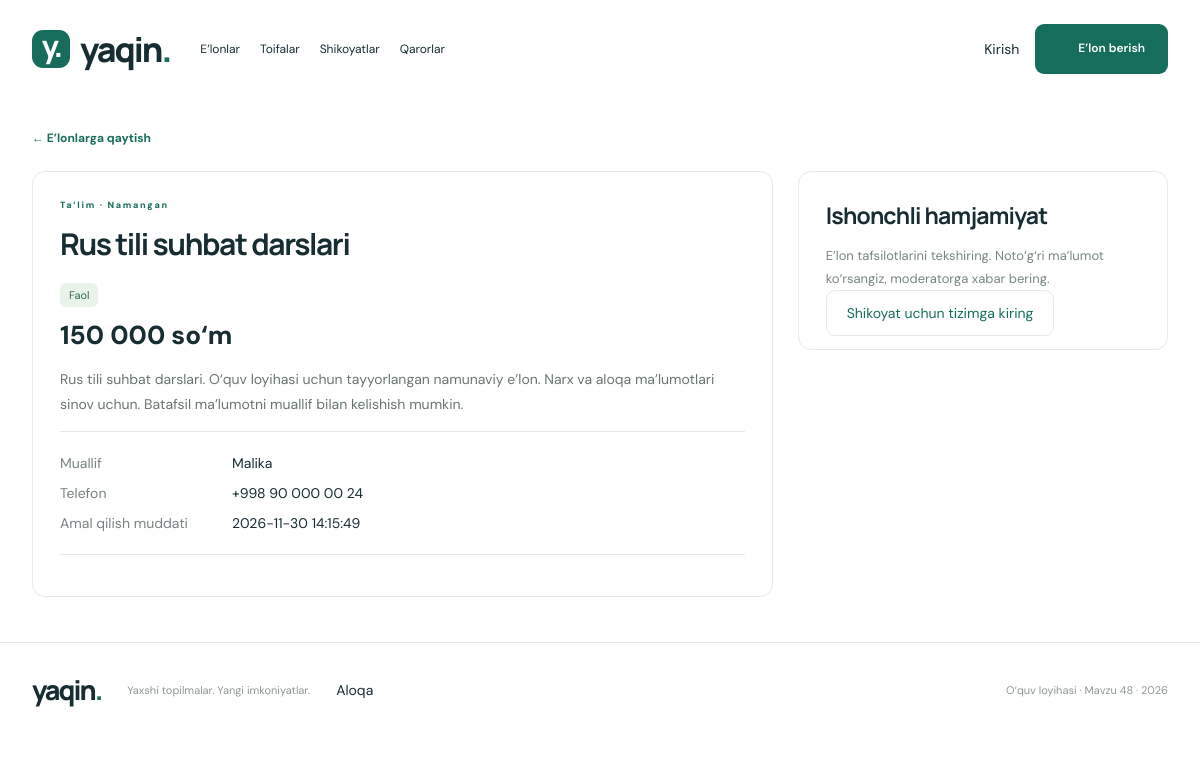
/index.php?route=listing&id=24, run on the app's committed database.
### tables this page shows
CREATE TABLE IF NOT EXISTS listings (id BIGINT UNSIGNED AUTO_INCREMENT PRIMARY KEY,user_id BIGINT UNSIGNED NOT NULL,category_id BIGINT UNSIGNED NOT NULL,title VARCHAR(120) NOT NULL,description TEXT NOT NULL,city VARCHAR(80) NOT NULL,price DECIMAL(14,2) NOT NULL DEFAULT 0,phone VARCHAR(25) NOT NULL,status ENUM('active','expired','blocked','archived') NOT NULL DEFAULT 'active',expires_at DATETIME NOT NULL,created_at DATETIME NOT NULL DEFAULT CURRENT_TIMESTAMP,updated_at DATETIME NOT NULL DEFAULT CURRENT_TIMESTAMP ON UPDATE CURRENT_TIMESTAMP,FOREIGN KEY(user_id) REFERENCES users(id) ON DELETE RESTRICT,FOREIGN KEY(category_id) REFERENCES categories(id) ON DELETE RESTRICT,INDEX listing_filter(category_id,city,status,expires_at),INDEX listing_owner(user_id),CHECK(price>=0));

CREATE TABLE IF NOT EXISTS categories (id BIGINT UNSIGNED AUTO_INCREMENT PRIMARY KEY,name VARCHAR(80) NOT NULL UNIQUE,description VARCHAR(500) NOT NULL,created_at DATETIME NOT NULL DEFAULT CURRENT_TIMESTAMP);

CREATE TABLE IF NOT EXISTS users (id BIGINT UNSIGNED AUTO_INCREMENT PRIMARY KEY,name VARCHAR(80) NOT NULL,email VARCHAR(190) NOT NULL UNIQUE,password_hash VARCHAR(255) NOT NULL,role ENUM('admin','moderator','user') NOT NULL DEFAULT 'user',created_at DATETIME NOT NULL DEFAULT CURRENT_TIMESTAMP);

### app/Core/Controller.php (called while the page is built, shortened)
<?php
abstract class Controller {
 protected Store $store;protected ?array $user;
 public function __construct(){ $this->store=new Store();$this->user=isset($_SESSION['uid'])?$this->store->find('users',(int)$_SESSION['uid']):null; }
 protected function listingAccess(int $id,bool $write=false):array{$x=$this->store->listing($id);if(!$x)throw new HttpError(404,'E’lon topilmadi.');if($write){$u=$this->auth();if($u['role']!=='admin'&&(int)$x['user_id']!==(int)$u['id'])throw new HttpError(403,'Faqat o‘zingizning e’loningizni boshqarishingiz mumkin.');}elseif(!($this->user&&($this->user['role']!=='user'||(int)$x['user_id']===(int)$this->user['id']))&&effective_status($x)!=='active')throw new HttpError(403,'Bu e’lon hozir ochiq emas.');return $x;}
 protected function view(string $view,array $data=[]):void{extract($data,EXTR_SKIP);$user=$this->user;$title=$data['title']??'Yaqin — e’lonlar va xizmatlar';ob_start();require dirname(__DIR__).'/Views/'.$view.'.php';$content=ob_get_clean();require dirname(__DIR__).'/Views/layout.php';}
}

### app/Controllers/CatalogController.php (called while the page is built, shortened)
<?php
final class CatalogController extends Controller {
 public function show():void{$x=$this->listingAccess($this->id());$attachments=[];if($this->user&&($this->user['role']!=='user'||(int)$this->user['id']===(int)$x['user_id']))$attachments=$this->store->run('SELECT * FROM attachments WHERE listing_id=?',[$x['id']])->fetchAll();$this->view('listing',['title'=>$x['title'],'item'=>$x,'attachments'=>$attachments]);}
}

### public/index.php (called while the page is built, shortened)
<?php
require dirname(__DIR__).'/app/Core/helpers.php';
spl_autoload_register(function($class){$prefix='App\\';if(str_starts_with($class,$prefix)){$p=dirname(__DIR__).'/app/'.str_replace('\\','/',substr($class,4)).'.php';if(is_file($p))require $p;}});
require dirname(__DIR__).'/app/Core/Controller.php';
$routes=['listings'=>['CatalogController','index'],'listing'=>['CatalogController','show'],'listing-form'=>['CatalogController','form'],'listing-save'=>['CatalogController','save'],'listing-delete'=>['CatalogController','delete'],'listing-extend'=>['CatalogController','extend'],'listing-expire'=>['CatalogController','expire'],'categories'=>['CatalogController','categories'],'category'=>['CatalogController','category'],'category-form'=>['CatalogController','categoryForm'],'category-save'=>['CatalogController','categorySave'],'category-delete'=>['CatalogController','categoryDelete'],'complaints'=>['CatalogController','complaints'],'complaint-create'=>['CatalogController','complain'],'complaint-decide'=>['CatalogController','decide'],'decisions'=>['CatalogController','decisions'],'export'=>['CatalogController','export'],'contact'=>['CatalogController','contact'],'login'=>['AuthController','login'],'register'=>['AuthController','register'],'logout'=>['AuthController','logout'],'users'=>['AuthController','users'],'user-role'=>['AuthController','role'],'files'=>['FileController','index'],'file-upload'=>['FileController','upload'],'file-delete'=>['FileController','delete'],'file-download'=>['FileController','download']];
try{$route=is_string($_GET['route']??null)?$_GET['route']:'listings';if(!isset($routes[$route]))throw new App\Core\HttpError(404,'Bunday sahifa topilmadi.');[$class,$action]=$routes[$route];$class='App\\Controllers\\'.$class;(new $class())->$action();}
catch(Throwable $ex){$code=$ex instanceof App\Core\HttpError?$ex->status:500;http_response_code($code);if($code===405)header('Allow: POST');if($code===500)error_log('Request failed: '.$ex::class.' code '.$ex->getCode());$title='So‘rov bajarilmadi';$message=$code===500?'Texnik xato yuz berdi. Sozlamalar va baza ulanishini tekshiring.':$ex->getMessage();$user=null;ob_start();require dirname(__DIR__).'/app/Views/error.php';$content=ob_get_clean();require dirname(__DIR__).'/app/Views/layout.php';}

### app/Models/Store.php (called while the page is built, shortened)
<?php
final class Store {
 public PDO $db;
 public function __construct(){$this->db=Database::connection();}
 public function run(string $sql,array $values=[]):\PDOStatement{$q=$this->db->prepare($sql);$q->execute($values);return $q;}
 public function listing(int $id):?array{return $this->run('SELECT l.*,c.name category_name,u.name owner_name FROM listings l JOIN categories c ON c.id=l.category_id JOIN users u ON u.id=l.user_id WHERE l.id=?',[$id])->fetch()?:null;}
}

### config/config.php (called while the page is built, shortened)
<?php
return ['db'=>['host'=>getenv('DB_HOST')?:'127.0.0.1','port'=>getenv('DB_PORT')?:'3306','name'=>getenv('DB_NAME')?:'yaqin_course','user'=>getenv('DB_USER')?:'root','pass'=>getenv('DB_PASS')?:''], 'smtp'=>['host'=>getenv('SMTP_HOST')?:'127.0.0.1','port'=>(int)(getenv('SMTP_PORT')?:1025),'from'=>getenv('SMTP_FROM')?:'noreply@yaqin.test','to'=>getenv('SMTP_TO')?:'admin@yaqin.test']];

### app/Core/Database.php (called while the page is built, shortened)
<?php
final class Database {
 public static function connection():PDO { if(self::$pdo)return self::$pdo;$c=(require dirname(__DIR__,2).'/config/config.php')['db'];return self::$pdo=new PDO("mysql:host={$c['host']};port={$c['port']};dbname={$c['name']};charset=utf8mb4",$c['user'],$c['pass'],[PDO::ATTR_ERRMODE=>PDO::ERRMODE_EXCEPTION,PDO::ATTR_DEFAULT_FETCH_MODE=>PDO::FETCH_ASSOC,PDO::ATTR_EMULATE_PREPARES=>false]); }
}

### app/Views/listing.php (the view, shortened to what this page needs)
<section class="page"><a class="text-button" href="<?=url()?>">← E’lonlarga qaytish</a><div class="detail-grid"><article class="panel"><div class="eyebrow small"><?=e($item['category_name'])?> · <?=e($item['city'])?></div><h1><?=e($item['title'])?></h1><span class="status"><?=status_label(effective_status($item))?></span><div class="detail-price"><?=money($item['price'])?></div><p class="detail-description"><?=e($item['description'])?></p><dl><dt>Muallif</dt><dd><?=e($item['owner_name'])?></dd><dt>Telefon</dt><dd><?=e($item['phone'])?></dd><dt>Amal qilish muddati</dt><dd><?=e($item['expires_at'])?></dd></dl></article><aside class="panel"><h2>Ishonchli hamjamiyat</h2><p class="muted">E’lon tafsilotlarini tekshiring. Noto‘g‘ri ma’lumot ko‘rsangiz, moderatorga xabar bering.</p><?php if($user&&$user['id']!=$item['user_id']&&effective_status($item)==='active'):?><form class="app-form" method="post" action="<?=url('complaint-create')?>" data-validate><?=csrf()?><input type="hidden" name="listing_id" value="<?=$item['id']?>"><label>Shikoyat sababi<textarea name="reason" required minlength="15" maxlength="2000" rows="4"></textarea></label><button class="secondary">Shikoyat yuborish</button></form><?php elseif(!$user):?><a class="secondary" href="<?=url('login')?>">Shikoyat uchun tizimga kiring</a><?php endif?></aside></div>
</section>

### public/assets/styles.css (style rules this page uses)
:root { --ink:#182d32;--muted:#798384;--green:#176d5b;--cream:#f6f5ef;--line:#e7e9e5 }
* { box-sizing:border-box }
html { scroll-behavior:smooth }
body { margin:0;background:#fff;color:var(--ink);font-family:'DM Sans',Arial,sans-serif;font-size:14px }
button,a,select { -webkit-tap-highlight-color:transparent }
button,a,input,select,textarea { outline-offset:4px }
a { color:inherit;text-decoration:none }
.eyebrow { display:flex;align-items:center;gap:8px;letter-spacing:2px;font-size:10px;font-weight:800;color:var(--green) }
h1,h2,h3 { font-family:Manrope,Arial,sans-serif }
h1 { font-size:49px;line-height:1.17;letter-spacing:-2.5px;margin:17px 0 }
h2 { font-size:23px;letter-spacing:-.8px;margin:0 }
.text-button { color:var(--green);background:none;font-size:12px;font-weight:700 }
.small { font-size:9px;margin-bottom:8px;letter-spacing:1.7px }
.detail-price { font-size:26px;font-weight:800;margin:15px 0 }
.detail-description { white-space:pre-wrap;line-height:1.8;color:#68766f }
.secondary { padding:13px 20px;border:1px solid var(--line);background:white;border-radius:9px;color:var(--green) }

### public/assets/app.css (style rules this page uses)
.page { padding:30px 32px 45px;min-height:45vh }
.page h1 { font-size:34px;letter-spacing:-1.4px;margin:15px 0 24px }
.panel { padding:27px;border:1px solid var(--line);border-radius:13px;background:white }
.muted { color:#79877f;line-height:1.8;font-size:13px }
.detail-grid { display:grid;grid-template-columns:2fr 1fr;gap:25px;margin-top:25px }
.detail-grid aside { align-self:start }
.detail-grid h1 { font-size:30px }
.detail-description { white-space:pre-wrap;overflow-wrap:anywhere }
.detail-grid dl { display:grid;grid-template-columns:160px 1fr;gap:12px;border-block:1px solid var(--line);padding:22px 0 }
.detail-grid dt { color:var(--muted) }
.detail-grid dd { margin:0;overflow-wrap:anywhere }
.status { background:#eaf3e9;color:#376849;padding:5px 9px;border-radius:6px;font-size:11px;white-space:nowrap }
body { overflow-wrap:break-word }

### data on the page
listings: category.name "Ta’lim", city "Namangan", title "Rus tili suhbat darslari", status_label(effective_status($item)) "Faol", price "150 000 so‘m", description "Rus tili suhbat darslari. O‘quv loyihasi uchun tayyorlangan namunaviy e’lon. Narx va aloqa ma’lumotlari sinov uchun. Batafsil ma’lumotni muallif bilan kelishish mumkin.", user.name "Malika", phone "+998 90 000 00 24", expires_at "2026-11-30 14:15:49"
